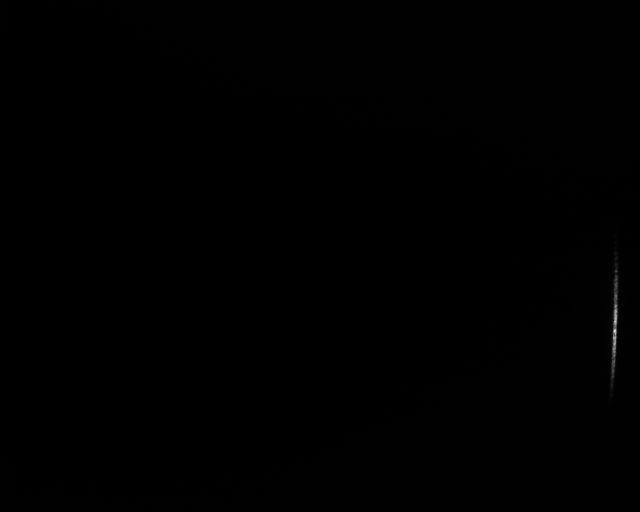
#> input picture Table-bleu.tif, 1280 x 1024 px, found by its file name (shown at 1/2 size)
$ python resolution_table.py
#> lines starting #> are read from the running program, lines starting #| are printed output that depends on the picture; after the words box and inside, x2 and y2 are one past the last pixel; in counts of white or black regions, pixels touching at a corner belong together; long printed decimals are rounded
#Code pour chaque spectromètre

import numpy as np
from PIL import Image
import matplotlib.pyplot as plt
from lmfit import Model
#Partie1: Image en intensités linéaire
# 1. Tif valeurs de pixel de 0 à 255, donc intensité directement. Permet aussi de vérifier la saturation
# 2. Pour éviter les sections totalement nulles, on sélectionne les lignes pour lesquelles au moins un pixel à une valeur d'au moins 95% de l'intensité maximale
# 2.5 Pour chaque colonne, on fait la moyenne des éléments sur les lignes selectionnées, ce qui retourne l'intensité en fonction de la position horizontale.
# À Noter: Vérification que l'image n'est pas saturée
# Fait pour rouge et bleu

# Charger les images en niveaux de gris
image_bleu = Image.open("Table-bleu.tif").convert("L")
image_bleu_array = np.array(image_bleu)
image_rouge = Image.open("Table-rouge.tif").convert("L")
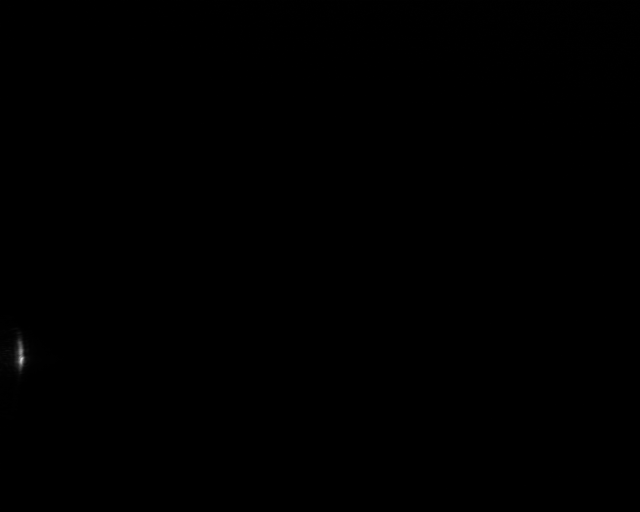
#> input picture Table-rouge.tif, 1280 x 1024 px, found by its file name (shown at 1/2 size)
image_rouge_array = np.array(image_rouge)

def intensite(matrice_image, type_de_spectro="3D"):
#> called with type_de_spectro = 'table'
    if type_de_spectro=="table":
        matrice_image=np.flip(matrice_image)

    # Étape 1 : Trouver l'intensité maximale dans l'image
    intensité_max = np.max(matrice_image)
#> intensité_max = 217
    if intensité_max == 255:
        print("L'image est saturée")
        return

    # Étape 2 : Identifier les pixels ayant une intensité >= 90% de l'intensité maximale
    seuil = 0.5 * intensité_max
#> seuil = 108.5
    mask = matrice_image >= seuil
#> mask: shape (1024, 1280) bool; 0.01% white; 1 white region, box (x1, y1, x2, y2) and area: (1233, 295, 1242, 327) 189

    # Étape 3 : Trouver les lignes contenant au moins un point au-dessus du seuil
    lignes_à_considerer = np.any(mask, axis=1)

    # Étape 4 : Sélectionner ces lignes et calculer la moyenne d'intensité par colonne
    intensité_par_colonne = np.mean(matrice_image[lignes_à_considerer, :], axis=0)
#> intensité_par_colonne = 1280 values, max 153.1 at index 1237, min 0 at index 2, mean 1.59

    return intensité_par_colonne

# Extraire les courbes d'intensité
introuge = intensite(image_rouge_array,"table")
#> introuge has the same summary as intensité_par_colonne in intensite
intbleu = intensite(image_bleu_array,"table")
#> in intensite (call 2), `mask = matrice_image >= seuil`: mask: shape (1024, 1280) bool; 0.02% white; 5 white regions (3 under 20 px), largest, box (x1, y1, x2, y2) and area: (47, 332, 54, 366) 131, (46, 373, 52, 405) 123
#> intbleu = 1280 values, max 157.7 at index 49, min 0 at index 528, mean 0.977

#Partie 2: Conversion de px en lambda
# 1. Formule de conversion de px en lambda (comment obtenue et forme)
# 2. Propagation d'incertitude sur la conversion avec méthode des dérivées. Mentionner laquelle est la plus importante, Obtention de chacune des incertitudes utilisées
# 3. On obtient la position des pics en lambda et l'incertitude sur cette position. Ce qui permet d'avoir l'intensité pour chaque longueur d'onde

def calcule_incertitude_val_lamda(rouge,bleu):
    x_rouge=np.argmax(rouge)
#> x_rouge = 1237
    x_bleu=np.argmax(bleu)
#> x_bleu = 49
    echelle_pixel=x_rouge-x_bleu
#> echelle_pixel = 1188
    delta_echelle_pixel=2 #On considère que c'est l'addition de 2 incertitudes. Chacune étant la plus petite division, soit 1 px.
    echelle_lamda=657-405
    delta_lambda_bleu=5
    delta_res=(echelle_lamda/echelle_pixel)*delta_echelle_pixel
#> delta_res = 0.424
    delta_echelle_lambda=2*delta_lambda_bleu
    x = np.linspace(0, len(rouge) - 1, len(rouge))
#> x = 1280 values from 0 to 1279

    val_lamda = []
    incertitude_val_lamda = []

    for i in x:
        # Calcul de val_lamda
        val = (echelle_lamda / echelle_pixel) * (i - x_bleu) + 405
        val_lamda.append(val)
        # Calcul de l'incertitude
        term1 = ((i - x_bleu) / echelle_pixel) * delta_echelle_lambda
        term2 = (-echelle_lamda * (i - x_bleu) / (echelle_pixel ** 2)) * delta_echelle_pixel
        term3 = (echelle_lamda / echelle_pixel) * delta_echelle_pixel
        delta_val = np.sqrt(term1**2 + term2**2 + term3**2)+delta_lambda_bleu

        incertitude_val_lamda.append(delta_val)
#> this loop made 1280 passes
#> (val, term1, term2, delta_val) on passes 1 to 3: (394.6, -0.412, 0.0175, 5.59), (394.8, -0.404, 0.0171, 5.59), (395, -0.396, 0.0168, 5.58)
#> after the loop, incertitude_val_lamda = 1280 values, max 15.37 at index 1279, min 5.42 at index 49, mean 10.04; val_lamda = 1280 values from 394.6 to 665.9

    val_lamda = np.array(val_lamda)
    incertitude_val_lamda = np.array(incertitude_val_lamda)

    return val_lamda, incertitude_val_lamda, delta_res

# Calculer les longueurs d'onde et leurs incertitudes
val_lamda, incertitude_val_lamda, inc_res = calcule_incertitude_val_lamda(introuge, intbleu)
#> val_lamda = 1280 values from 394.6 to 665.9; inc_res = 0.424


# Tracer l'évolution de l'incertitude de la longueur d'onde en fonction de la longueur d'onde
plt.figure(figsize=(10, 6))
plt.plot(val_lamda, incertitude_val_lamda, 'g-', label="Incertitude sur la longueur d'onde")

# Ajouter des labels et un titre
plt.xlabel("Longueur d'onde (nm)")
plt.ylabel("Incertitude de la longueur d'onde (nm)")
plt.title("Évolution de l'incertitude de la longueur d'onde en fonction de la longueur d'onde")
plt.legend()
plt.grid(True)
plt.show()
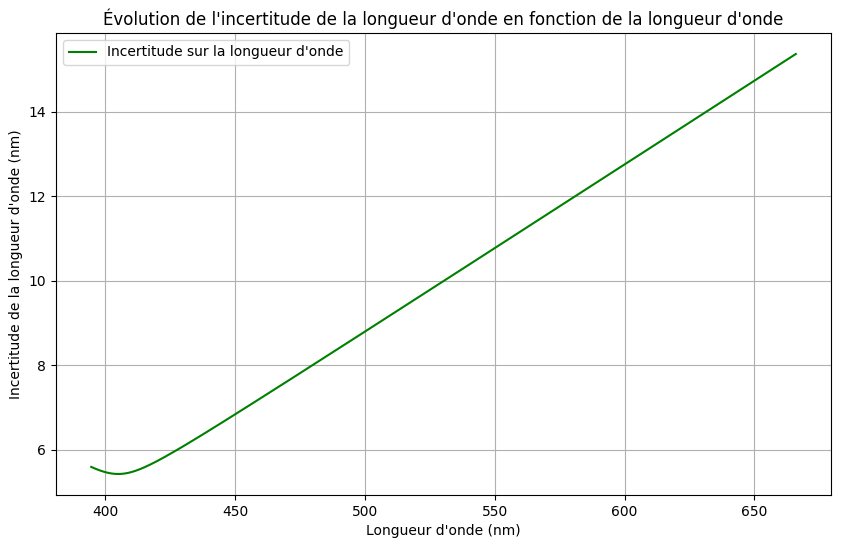
#> figure drawn by matplotlib, 1 panel; curve peaks at x = 665.9, y = 15.37

# Partie 3: Fits
# 1. Présenter les fits testés: Sinc^2 par les maths, gaussienne par habitude et lorentienne par allure. Paramètres et Latex
# 2. Méthode de moindre carré
# 3. Statistiques pour déterminer lequel est meilleur. TABLEAU. Chi-carré et R^2, et résolution obtenue
# 4. Affichage des données et des fits ensemble pour visualiser. METTRE GRAPH dans doc

def calculer_FWHM(x, y):
    # 1. Identifier la valeur maximale de l'intensité
    I_max = np.max(y)
#> I_max = 153.1

    # 2. Calculer la moitié de cette valeur
    I_half = I_max / 2
#> I_half = 76.55

    # 3. Trouver les indices où l'intensité atteint la moitié du maximum
    indices_fwhm = np.where(y >= I_half)[0]
#> indices_fwhm = [1233, 1234, 1235, 1236, 1237, 1238, 1239, 1240, 1241, 1242]

    # 4. Détermination des bornes supérieure et inférieure en étant sûr de ne pas en manquer (incertitude)
    if I_half <= x[indices_fwhm[-1]]:
        x_fwhm_max = x[indices_fwhm[-1]+1]
#> x_fwhm_max = 658.3
    else:
        x_fwhm_max = x[indices_fwhm[-1]]

    if I_half <= x[indices_fwhm[0]]:
        x_fwhm_min = x[indices_fwhm[0]-1]
#> x_fwhm_min = 655.9
    else:
        x_fwhm_min = x[indices_fwhm[0]]

    # 5. La FWHM est la distance entre les deux indices extrêmes
    fwhm = x_fwhm_max - x_fwhm_min
#> fwhm = 2.33

    return fwhm, x_fwhm_min, x_fwhm_max, I_half

# Exemple d'utilisation avec les données d'intensité rouge (introuge) et de longueur d'onde (val_lamda)
fwhm, x_fwhm_min, x_fwhm_max, I_half = calculer_FWHM(val_lamda, introuge)
#> fwhm = 2.33; x_fwhm_min = 655.9; x_fwhm_max = 658.3; I_half = 76.55
fwhmbleu, x_fwhm_minbleu, x_fwhm_maxbleu, I_half_bleu = calculer_FWHM(val_lamda, intbleu)
#> fwhmbleu = 1.48; x_fwhm_minbleu = 404.4; x_fwhm_maxbleu = 405.8; I_half_bleu = 78.85

print(f"FWHM_rouge: {fwhm} nm, à partir de {x_fwhm_min} nm à {x_fwhm_max} nm")
#| FWHM_rouge: 2.333 nm, à partir de 655.939 nm à 658.273 nm
print(f"FWHM_bleu: {fwhmbleu} nm, à partir de {x_fwhm_minbleu} nm à {x_fwhm_maxbleu} nm")
#| FWHM_bleu: 1.485 nm, à partir de 404.364 nm à 405.848 nm
print(f'Incertitude sur la résolution: {inc_res}')
#| Incertitude sur la résolution: 0.4242

# Visualisation avec les lignes représentant la FWHM
plt.plot(val_lamda, introuge, label="Intensité rouge", color="red")
plt.axvline(x=x_fwhm_min, color='black', linestyle='--', label="Limite inférieure FWHM")
plt.axvline(x=x_fwhm_max, color='black', linestyle='--', label="Limite supérieure FWHM")
plt.axhline(y=I_half, color='blue', linestyle='--', label="Moitié de la hauteur maximale")
plt.xlabel("Longueur d'onde (nm)")
plt.ylabel("Intensité")
plt.title("Calcul de la FWHM sur la courbe d'intensité")
plt.legend()
plt.grid(True)
plt.show()
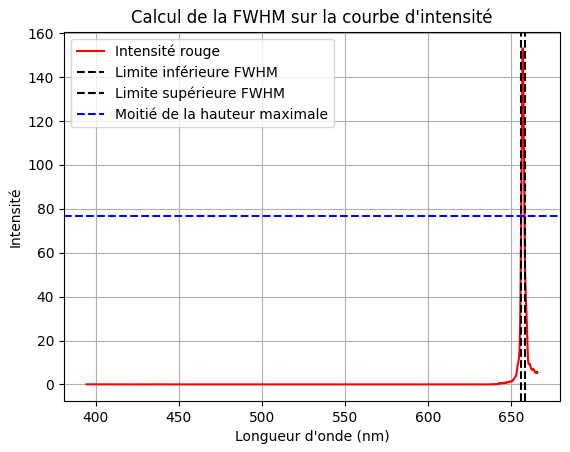
#> figure drawn by matplotlib, 1 panel; curve peaks at x = 657, y = 153.1

# Visualisation avec les lignes représentant la FWHM
plt.plot(val_lamda, intbleu, label="Intensité bleu", color="blue")
plt.axvline(x=x_fwhm_minbleu, color='black', linestyle='--', label="Limite inférieure FWHM")
plt.axvline(x=x_fwhm_maxbleu, color='black', linestyle='--', label="Limite supérieure FWHM")
plt.axhline(y=I_half_bleu, color='blue', linestyle='--', label="Moitié de la hauteur maximale")
plt.xlabel("Longueur d'onde (nm)")
plt.ylabel("Intensité")
plt.title("Calcul de la FWHM sur la courbe d'intensité")
plt.legend()
plt.grid(True)
plt.show()
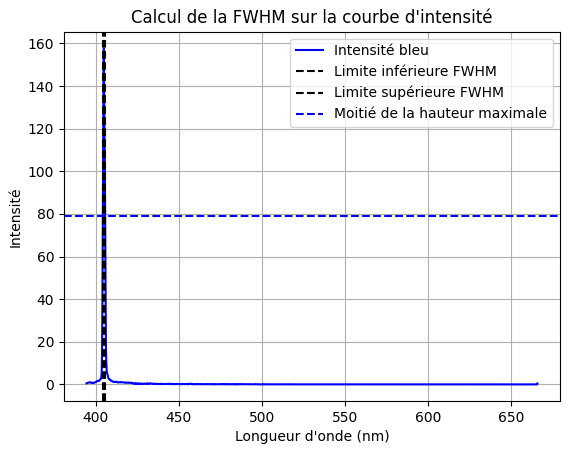
#> figure drawn by matplotlib, 1 panel; curve peaks at x = 405, y = 157.7


# Partie 4: Conclusion
# Comparer les deux spectro (table et 3D) au spectro de Guillaume. Donc Parties 1 à 3 pour 2 spectros. et comparaison avec rouge Guigui
# Différence dans les résolutions obtenues voir comparé avec Guigui
# Incertitudes respectives et dire si elles sont bien/logique ou pas
#
#
